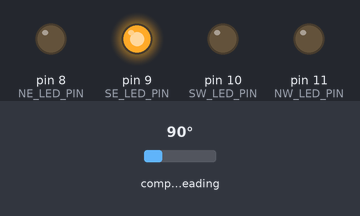
The sketch below on a simulated Arduino Uno, built with avr-gcc and run on an emulated ATmega328P. Shown: output pins drawn as LEDs (lit = HIGH). Wiring (inferred from the names in the program): CMPS compass at I2C address 0x60. The test bench sets the inputs (shaded band); at power-on: compass heading 90°.

Above: at 1.2 s.
1.3 s: compass heading set to 87°
At 1.7 s:
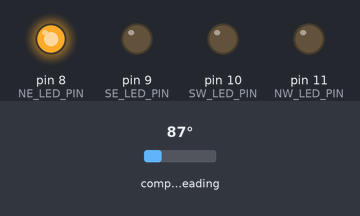
2.8 s: compass heading set to 180°
At 4.0 s:
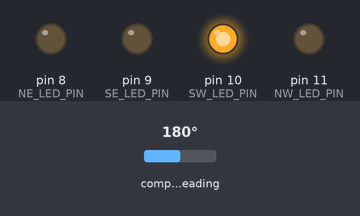
4.3 s: compass heading set to 264°
5.8 s: compass heading set to 274°
At 6.4 s:
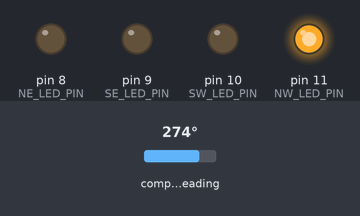
7.3 s: compass heading set to 7°
At 8.7 s:
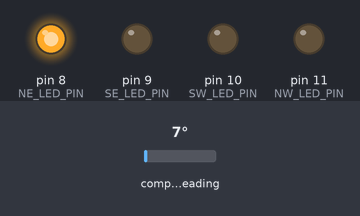
Timing chart, 0 to 9.8 s (numbered marks = the images above; inputs shaded):
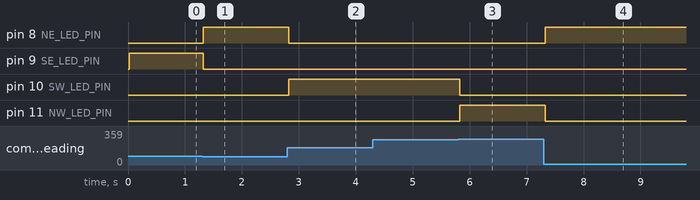

The sketch:

rd_compassi2c_demo.ino
```cpp
/*******************************************************************************
filename: rd_compassi2c_demo.ino
author:   Augustine (github: mr-augustine)
          http://pushbuttonrobotics.weebly.com/
date:     25 May 2014

The rd_compass_demo sketch is a demonstration of compass control using timers,
interrupts, and the I2C (or TWI) protocol. The compass readings are shown via
four LEDs which represent the quadrants between the cardinal headings. These
regions are: North-East, South-East, South-West, and North-West.

The CMPS10 compass is used in this demo. It is a tilt-compensated compass.
The specs can be found here:
http://www.robot-electronics.co.uk/htm/cmps10doc.htm
http://www.robot-electronics.co.uk/htm/cmps10i2c.htm

This code is based on the Rocksteady framework.
*******************************************************************************/
#include "rd_compassi2c_globals.h"

volatile uint8_t timer1_overflow = 0;

////////////////////////////////////////////////////////////////////////////////
// Constants
#define LOOP_PERIOD                        6250
#define LOOP_FREQUENCY_HZ                  40.0

#define NE_LED_PIN                         (1 << 0)
#define SE_LED_PIN                         (1 << 1)
#define SW_LED_PIN                         (1 << 2)
#define NW_LED_PIN                         (1 << 3)


////////////////////////////////////////////////////////////////////////////////
// Compass Variables
volatile uint8_t compass_status;
volatile uint8_t compass_reading_ready = 0;
volatile uint16_t compass_reading = 0;
volatile uint8_t compass_error = 0;
volatile uint8_t compass_active = 0;
uint16_t compass_raw = 0;
uint16_t compass_deg = 0;
uint16_t compass_rad = 0;

uint32_t loop_counter;

////////////////////////////////////////////////////////////////////////////////
// Interrupt Service Routines
ISR(TIMER1_OVF_vect) {                                       // TIMER1 OVERFLOW
  timer1_overflow = 1;
}

ISR(TWI_vect) {                                              // COMPASS HEADING
  uint8_t status = TW_STATUS;

  switch (status) {
    // start sequence was sent; now send the compass address + write
    case TW_START:
      TWDR = (COMPASS_ADDR << 1) | TW_WRITE;
      TWCR = (1 << TWINT) | (1 << TWEN) | (1 << TWIE);
      break;

    // compass address was received; now send the register value that contains
    // the 16-bit compass heading
    case TW_MT_SLA_ACK:
      TWDR = COMPASS_READING_REG;
      TWCR = (1 << TWINT) | (1 << TWEN) | (1 << TWIE);
      break;

    // compass acknowledged receiving data (i.e., the register value) now send
    // repeat-start signal to begin compass heading transfer
    case TW_MT_DATA_ACK:
      TWCR = (1 << TWINT) | (1 << TWSTA) | (1 << TWEN) | (1 << TWIE);
      break;

    // repeat-start sent, now send compass address + read
    case TW_REP_START:
      TWDR = (COMPASS_ADDR << 1) | TW_READ;
      TWCR = (1 << TWINT) | (1 << TWEN) | (1 << TWIE);
      break;

    // compass acknowledged read request and will send data; now prepare to
    // read compass heading, and then send acknowledge signal
    case TW_MR_SLA_ACK:
      TWCR = (1 << TWEA) | (1 << TWINT) | (1 << TWEN) | (1 << TWIE);
      // TODO: perhaps we should move the master ack to the next case (see pg 235)
      break;

    // received high order byte of compass heading; process the high order
    // byte; low order byte should follow
    case TW_MR_DATA_ACK:
      compass_reading = TWDR;
      compass_reading = compass_reading << 8;
      TWCR = (1 << TWINT) | (1 << TWEN) | (1 << TWIE);
      break;

    // received low order byte of compass heading follwed by NACK; process the
    // low order bye and send a stop signal
    // note: the compass_reading is given in tenths of degrees [0..3599]
    case TW_MR_DATA_NACK:
      compass_reading |= TWDR;
      compass_reading_ready = 1;
      TWCR = (1 << TWSTO) | (1 << TWINT) | (1 << TWEN);
      compass_active = 0;
      break;

    // if something unexpected occurs at any point in this transfer sequence,
    // treat it as an error
    default:
      compass_error = 1;
      compass_reading = 0xEEEE;
      compass_active = 0;
      TWCR = (1 << TWSTO) | (1 << TWEN);
  }
}
////////////////////////////////////////////////////////////////////////////////
// Function Declarations

// prepares the compass for use
void init_compass(void);

// processes a received compass value and turns on an LED which corresponds
// with the heading
void update_compass(void);

void setup() {
  noInterrupts();

  ////////////////////////////////////////////////////////////////////////////
  // Configure Compass Sensor
  // PC4 (A4) -> SDA, compass
  // PC5 (A5) -> SCL, compass
  DDRC = 0b00110000;    // configure the compass pins as output pins
  PORTC = 0;            // disable pull-up resistors


  ////////////////////////////////////////////////////////////////////////////
  // Configure LEDs
  DDRB = 0b00001111;    // set LED pins as output pins (Digital Pins 8 - 11)
  PORTB = 0;            // disable pull-up resistors; using external resistors

  ////////////////////////////////////////////////////////////////////////////
  // Configure TIMER1
  TCCR1A = 0b00000000;  // normal compare output mode & normal WGM
  TCCR1B = 0b00000011;  // set prescaler value to 64
  TCCR1C = 0b00000000;  // disable force output compare
  TIMSK1 = 0b00000000;  // disable output compare & timer overflow interrups

  init_compass();

  interrupts();

  TIMSK1 = 0b00000001;
  loop_counter = 0;
}

void loop() {
  TCNT1 = 0;            // reset timer/counter 1 for each loop iteration

  loop_counter += 1;
  timer1_overflow = 0;

  update_compass();


  while (1) {
    if (timer1_overflow) {
      return;
    }

    if (TCNT1 > LOOP_PERIOD) {
      return;
    }
  }
}

/*
  The init_compass() function description goes here
*/
void init_compass(void) {
  compass_reading_ready = 0;
  compass_reading = 0;
  compass_error = 0;
  compass_active = 0;

  // configure SCL to 100 kHz (see Atmel Sect 22.5.2 Bit Rate Generator Unit)
  // where CPU_clock_freq = 16 MHz; TWI_Prescale_Value = 1
  TWBR = 72;

  // enable the Two-Wire Interface and its interrupts
  TWCR = (1 << TWEN) | (1 << TWIE);
}

/*
  The update_compass() function description goes here
*/
void update_compass(void) {
  compass_raw = 0;
  compass_deg = 0;

  if (compass_reading_ready == 1) {
    compass_raw = compass_reading;
    compass_deg = (compass_raw + COMPASS_OFFSET_RAW) / 10.0;
    compass_rad = compass_deg * DEG_TO_RAD;

    if (compass_deg >= 0 && compass_deg < 90) {
      // turn on North-East LED
      PORTB |= NE_LED_PIN;
      PORTB &= ~SE_LED_PIN & ~SW_LED_PIN & ~NW_LED_PIN;
    }

    else if (compass_deg >= 90 && compass_deg < 180) {
      // turn on South-East LED
      PORTB |= SE_LED_PIN;
      PORTB &= ~NE_LED_PIN & ~SW_LED_PIN & ~NW_LED_PIN;
    }

    else if (compass_deg >= 180 && compass_deg < 270) {
      // turn on South-West LED
      PORTB |= SW_LED_PIN;
      PORTB &= ~NE_LED_PIN & ~SE_LED_PIN & ~NW_LED_PIN;
    }

    else if (compass_deg >= 270 && compass_deg <= 359) {
      // turn on North-West LED
      PORTB |= NW_LED_PIN;
      PORTB &= ~NE_LED_PIN & ~SE_LED_PIN & ~SW_LED_PIN;
    }

    else {
      // turn off all LEDs
      PORTB &= ~NE_LED_PIN & ~SE_LED_PIN & ~SW_LED_PIN & ~NW_LED_PIN;
    }
  }

  // we won't bother with the compass reading error condition in this demo
  // (i.e., if (compass_error == 1))

  // reset the compass variables
  compass_error = 0;
  compass_reading = 0xFFFF;
  compass_reading_ready = 0;
  compass_active = 1;

  // prepare for another compass reading
  TWCR = (1 << TWINT) | (1 << TWSTA) | (1 << TWEN) | (1 << TWIE);
}
```

rd_compassi2c_globals.h
```cpp
////////////////////////////////////////////////////////////////////////////////
// Compass Constants
#define COMPASS_ADDR                0x60
#define COMPASS_READING_REG         2
#define COMPASS_OFFSET_RAW          0       // if the compass is not oriented
                                            // north-up, use this to reorient
                                            // the readings
#define DEG_TO_RAD                 0.0174532925199  // 180/pi; multiply degree
                                                    // value by this to get rad

// The values below would normally appear in the twi.h header file.
// Just for the sake of this demo, they're being defined here.
// They were pulled from the following site:
// http://www.nongnu.org/avr-libc/user-manual/group__util__twi.html
// The TW_STATUS_MASK was removed and the TW_STATUS constant was redefined.

////////////////////////////////////////////////////////////////////////////////
// Two-Wire Interface Constants
#define TW_START                   0x08
#define TW_REP_START               0x10
#define TW_MT_SLA_ACK              0x18
#define TW_MT_SLA_NACK             0x20
#define TW_MT_DATA_ACK             0x28
#define TW_MT_DATA_NACK            0x30
#define TW_MT_ARB_LOST             0x38
#define TW_MR_ARB_LOST             0x38
#define TW_MR_SLA_ACK              0x40
#define TW_MR_SLA_NACK             0x48
#define TW_MR_DATA_ACK             0x50
#define TW_MR_DATA_NACK            0x58
#define TW_ST_SLA_ACK              0xA8
#define TW_ST_ARB_LOST_SLA_ACK     0xB0
#define TW_ST_DATA_ACK             0xB8
#define TW_ST_DATA_NACK            0xC0
#define TW_ST_LAST_DATA            0xC8
#define TW_SR_SLA_ACK              0x60
#define TW_SR_ARB_LOST_SLA_ACK     0x68
#define TW_SR_GCALL_ACK            0x70
#define TW_SR_ARB_LOST_GCALL_ACK   0x78
#define TW_SR_DATA_ACK             0x80
#define TW_SR_DATA_NACK            0x88
#define TW_SR_GCALL_DATA_ACK       0x90
#define TW_SR_GCALL_DATA_NACK      0x98
#define TW_SR_STOP                 0xA0
#define TW_NO_INFO                 0xF8
#define TW_BUS_ERROR               0x00
#define TW_STATUS                  (TWSR & TW_NO_INFO)
#define TW_READ                    1
#define TW_WRITE                   0
//#define TW_STATUS_MASK             0b11111000
//#define TW_STATUS                  (TWSR & TW_STATUS_MASK)
```

Measured:
- the behaviour switches between 90 and 89° on compass heading (found by bisection; images 0 and 1)
- the behaviour switches between 269 and 270° on compass heading (found by bisection; images 2 and 3)
- after the input at 1.3 s, pin 8 (NE_LED_PIN): LOW → HIGH at once; pin 9 (SE_LED_PIN): HIGH → LOW at once
- after the input at 2.8 s, pin 8 (NE_LED_PIN): HIGH → LOW at once; pin 10 (SW_LED_PIN): LOW → HIGH at once
- after the input at 4.3 s, every drawn part: stays the same
- after the input at 5.8 s, pin 10 (SW_LED_PIN): HIGH → LOW at once; pin 11 (NW_LED_PIN): LOW → HIGH at once
- after the input at 7.3 s, pin 8 (NE_LED_PIN): LOW → HIGH at once; pin 11 (NW_LED_PIN): HIGH → LOW at once
